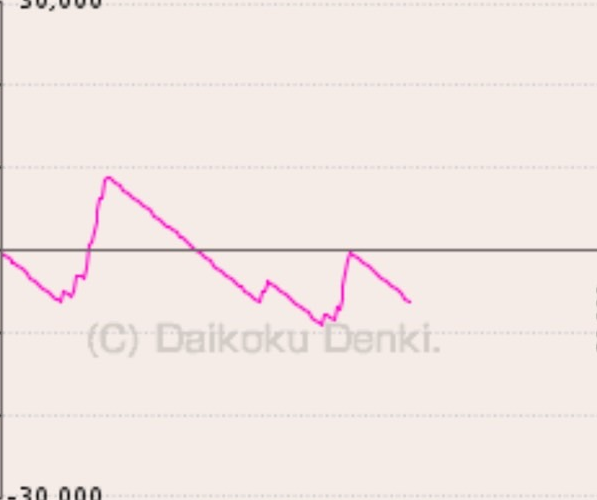
#> input picture backup_20250630_181526/cropped/S__78209130_graph_only.png, 597 x 500 px; its folder holds only this picture in this run
$ python test_zero_line_all.py
#> lines starting #> are read from the running program, lines starting #| are printed output that depends on the picture; after the words box and inside, x2 and y2 are one past the last pixel; in counts of white or black regions, pixels touching at a corner belong together
#!/usr/bin/env python3
"""
すべての画像でゼロライン位置（Y=260）をテスト
"""

import cv2
import numpy as np
import os
import glob

def test_zero_line_on_image(img_path, zero_y=260):
    """画像にゼロラインと補助線を描画してテスト"""
#> called with zero_y = 260
    img = cv2.imread(img_path)
#> img is the input picture: shape (500, 597, 3); mean B, G, R 228.5, 231.9, 242.4
    if img is None:
        return None

    height, width = img.shape[:2]
#> height = 500; width = 597
    overlay = img.copy()

    # ゼロライン（太い黒線）
    cv2.line(overlay, (0, zero_y), (width, zero_y), (0, 0, 0), 2)
    cv2.putText(overlay, "0", (width - 30, zero_y - 5),
               cv2.FONT_HERSHEY_SIMPLEX, 0.7, (0, 0, 0), 2)
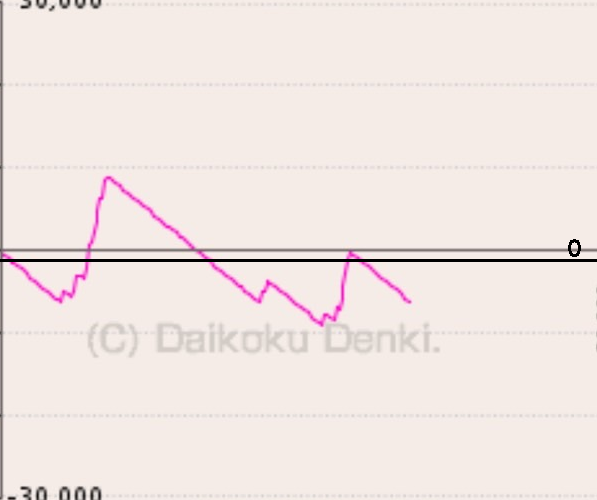
#> overlay: shape (500, 597, 3); mean B, G, R 227, 230.4, 240.9

    # 10000, 20000, 30000のライン
    value_lines = [10000, 20000, 30000, -10000, -20000, -30000]
    for value in value_lines:
        pixel_offset = int(value / 120)  # 1px = 120
        y_pos = zero_y - pixel_offset

        if 0 <= y_pos <= height:
            # 破線
            for x in range(0, width, 20):
                cv2.line(overlay, (x, y_pos), (min(x + 10, width), y_pos),
                        (150, 150, 150), 1)

            # 数値ラベル
            cv2.putText(overlay, str(value), (width - 70, y_pos + 5),
                       cv2.FONT_HERSHEY_SIMPLEX, 0.5, (100, 100, 100), 1)
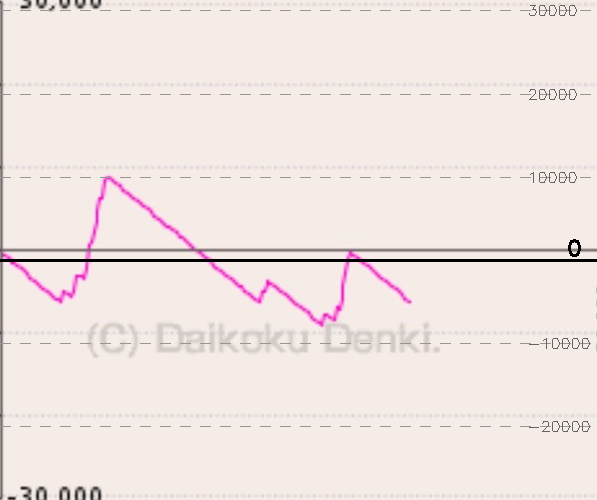
#> overlay: shape (500, 597, 3); 0.77% of pixels changed, all inside (x1, y1, x2, y2) = (0, 5, 591, 432)

    return overlay

def main():
    """メイン処理"""
    # すべての切り抜き画像を取得
    image_files = glob.glob("graphs/manual_crop/cropped/*.png")
    image_files.sort()

    # 出力ディレクトリ
    output_dir = "graphs/zero_line_test/all_images"
    os.makedirs(output_dir, exist_ok=True)

    print("ゼロライン位置テスト (Y=260)")
    print("=" * 50)

    # 各画像をテスト
    for i, img_path in enumerate(image_files):
        base_name = os.path.basename(img_path)
        print(f"[{i+1}/{len(image_files)}] 処理中: {base_name}")

        # テスト画像作成
        test_img = test_zero_line_on_image(img_path)

        if test_img is not None:
            # 保存
            output_path = os.path.join(output_dir, f"test_{base_name}")
            cv2.imwrite(output_path, test_img)
            print(f"  → 保存: {output_path}")
        else:
            print(f"  → エラー: 画像を読み込めません")

    print(f"\n完了！")
    print(f"テスト画像保存先: {output_dir}")

    # いくつかの画像を表示用に選択
    sample_images = [
        "S__78209088_graph_only.png",
        "S__78209156_graph_only.png",
        "S__78716957_graph_only.png",
        "S__78848008_graph_only.png"
    ]

    print(f"\nサンプル画像:")
    for img_name in sample_images:
        if f"test_{img_name}" in os.listdir(output_dir):
            print(f"  - {img_name}")

if __name__ == "__main__":
    main()
